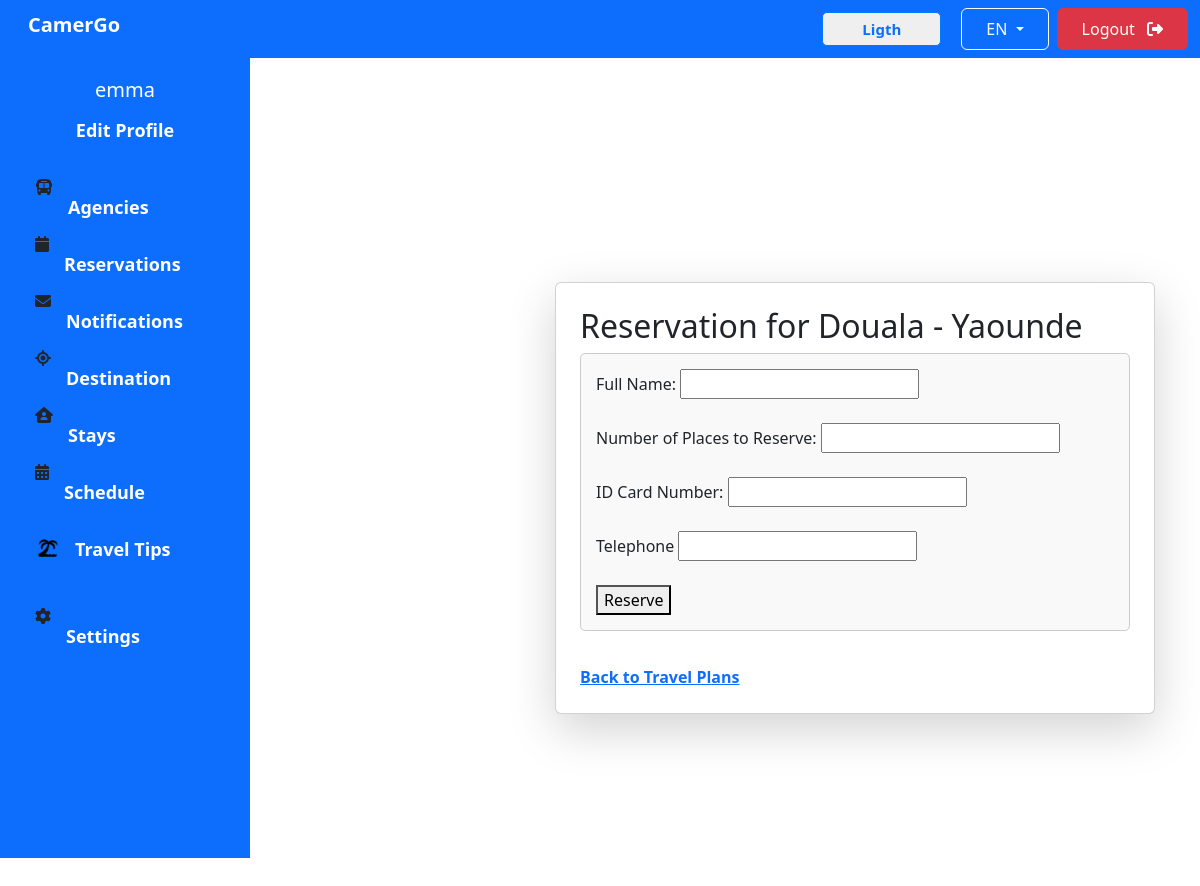
Screenshot of /reservation/1/ (signed in) with the database file from the repository.
### accounts/models.py (models this page shows, shortened)
class CustomUser(AbstractUser):
    ROLE_CHOICES = [
        ('admin', 'Admin'),
        ('accommodation_receptionist', 'Accommodation_Receptionist'),
        ('agency_receptionist', 'Agency_Receptionist'),
        ('client', 'Client'),
    ]
    roles = models.CharField(max_length=50, choices=ROLE_CHOICES, null=True, blank=True, default='client')

class TravelPlan(models.Model):
    STATUS_CHOICES = [
        ('complete', 'Complete'),
        ('active', 'Active'),
    ]
    departure = models.CharField(max_length=100)
    time = models.TimeField()
    price = models.DecimalField(max_digits=10, decimal_places=2)
    type = models.CharField(max_length=255, default='simple')
    date = models.DateField()
    destination = models.CharField(max_length=100)
    number_of_places = models.PositiveIntegerField()
    number_of_available_places = models.PositiveIntegerField()
    status = models.CharField(max_length=10, choices=STATUS_CHOICES, default='active')
    agency = models.ForeignKey(Agency, on_delete=models.CASCADE)

### accounts/views.py (the view, shortened to what this page needs)
# urls.py: path('reservation/<int:pk>/', views.reservation, name='reservation'),
def reservation(request, pk):
    travel_plan = get_object_or_404(TravelPlan, pk=pk)
    return render(request, 'pages/UserDashboard/reservation.html',  {'travel_plan': travel_plan})

### accounts/templates/pages/UserDashboard/reservation.html (shortened to what this page needs)
{% extends "pages/UserDashboard/base.html" %}
{% load static %}
{% block content %}
    <div class="content">
        <div class="container d-flex justify-content-center align-items-center min-vh-100">
            <div class="card p-4 shadow-lg" style="max-width: 600px; width: 100%;">
                <h2 class="">Reservation for {{ travel_plan.departure }} - {{ travel_plan.destination }}</h2>
                <form method="post" action="{% url 'reservation' travel_plan.pk %}" class="reservation">
                    <div>
                        <label for="full_name">Full Name:</label>
                        <input type="text" id="full_name" name="full_name" required>
                    </div>
                    <br>
                    <div>
                        <label for="number_of_places">Number of Places to Reserve:</label>
                        <input type="number" name="number_of_places" id="number_of_places" min="1" required>
                    </div>
                    <br>
                    <div>
                        <label for="id_card_number">ID Card Number:</label>
                        <input type="text" name="id_card_number" id="id_card_number" required>
                    </div>
                    <br>
                    <div>
                        <label for="phone_number">Telephone</label>
                        <input type="tel" id="phone_number" name="phone_number" required>
                    </div>
                    <br>
                    <button type="submit">Reserve</button>
                </form>
                <br>
                <a href="{% url 'list_all_travel_plans' %}">Back to Travel Plans</a>
            </div>
        </div>
    </div>
{% endblock %}

### accounts/templates/pages/UserDashboard/base.html (shortened to what this page needs)
{% load static %}
<!DOCTYPE html>
<html lang="en">
<head>
    <link rel="stylesheet" href="{% static 'css/UserDashboard/destination.css' %}">
    <link rel="stylesheet" href="{% static 'css/UserDashboard/agency.css' %}">
    <link rel="stylesheet" href="{% static 'css/UserDashboard/stays.css' %}">
    <link rel="stylesheet" href="{% static 'css/UserDashboard/reservation.css' %}">
    <link href="https://cdn.jsdelivr.net/npm/bootstrap@5.3.3/dist/css/bootstrap.min.css" rel="stylesheet">
    <link rel="stylesheet" href="../../../static/css/basic.css">
     <link rel="stylesheet" href="https://cdnjs.cloudflare.com/ajax/libs/font-awesome/6.5.2/css/all.min.css"
 />
</head>
<body>
    <nav class="navbar navbar-expand-lg navbar-light bg-primary">
        <div class="container-fluid">
            <h4 class="navbar-brand text-white fw-bold ms-3">CamerGo</h4>
            <div class="d-flex align-items-center ms-auto">
                <button class="btn1"><a href="#" class="text-decoration-none px-4 py-2" id="darkModeToggle">Ligth</a></button>
                <div class="dropdown me-2">
                    <button class="btn px-4 py-2 btn-outline-light dropdown-toggle" type="button" id="languageDropdown" data-bs-toggle="dropdown" aria-expanded="false">
                        EN
                    </button>
                </div>
                <div class="">
                    <a href="{% url 'logout' %}" class="btn btn-danger px-4 py-2">Logout <i class="ms-2 fa-solid fa-right-from-bracket"></i></a></div>
            </div>
        </div>
    </nav>
    <div class="sidebar bg-primary">
        <div class="profile">
            {% if user.is_authenticated %}
                <h5>{{ user.username }}</h5>
            {% else %}
                <h5>Hello, Guest!</h5>
            {% endif %}
            <a href="{% url 'create_profile' %}" class="text-white">Edit Profile</a>
        </div>
        <div class="menu">
            <div class="menu-item">
                <i class="fa-solid fa-bus"></i>
                <a href="{% url 'list_agency' %}">Agencies</a>
            </div>
            <div class="menu-item">
                <i class="fa-solid fa-calendar"></i>
                <a href="{% url 'list_client_reservations' %}">Reservations</a>
            </div>
            <div class="menu-item">
                <i class="fa-solid fa-envelope"></i>
                <a href="{% url 'notifications' %}">Notifications</a>
            </div>
            <div class="menu-item1">
                <i class="fa-solid fa-location-crosshairs"></i>
                <a href="{% url 'destination' %}">Destination</a>
            </div>
            <div class="menu-item">
                <i class="fa-solid fa-house-user"></i>
                <a href="{% url 'accommodation_list' %}">Stays</a>
            </div>
            <div class="menu-item">
                <i class="fa-solid fa-calendar-days"></i>
                <a href="{% url 'list_schedules' %}">Schedule</a>
            </div>
            <div class="menu-item">
                <img src="./../../../static/image/logos/Beach.png" alt="Travel Tips">
                <a href="{% url 'tips' %}">Travel Tips</a>
            </div>
            <div class="settings">
                <i class="fa-solid fa-gear"></i>
                <a href="#">Settings</a>
            </div>
        </div>
    </div>
    <main>{% block content %} {% endblock %}</main>
</body>

### accounts/static/css/UserDashboard/destination.css (style rules this page uses)
body { font-family: "Space Grotesk", sans-serif; }
.navbar { position:fixed; }
.navbar .btn1 { text-decoration: none; border: solid #007BFF 1px; border-radius: 5px; margin-right: 20px; padding: 5px 15px; font-size: 15px; font-weight: bold; }
.sidebar { width: 250px; background-color: #4db8ff; padding-top: 20px; height: 100vh; position: fixed; }
.menu-item { display: flex; }
.menu-item img { width: 25px; height: 35px; margin-top: 10px; }
.menu-item1 { display: flex; }
.settings { display: flex; margin-top: 30px; }
.sidebar a { padding: 15px; text-decoration: none; font-size: 18px; color: white; display: block; }
.sidebar .menu { padding-left: 35px; }
.sidebar .profile { text-align: center; padding-bottom: 20px; }
.sidebar .profile h5 { color: white; margin: 0; }
.content { margin-left: 250px; padding: 20px; }

### accounts/static/css/UserDashboard/agency.css (style rules this page uses)
body { font-family: "Space Grotesk", sans-serif; }
.navbar { position:fixed; bottom: 0; right: 0; }
.navbar .btn1 { text-decoration: none; border: solid #007BFF 1px; border-radius: 5px; margin-right: 20px; padding: 5px 15px; font-size: 15px; font-weight: bold; }
.sidebar { width: 250px; background-color: #4db8ff; padding-top: 20px; height: 100vh; position: fixed; }
.menu-item { display: flex; }
.menu-item img { width: 25px; height: 35px; margin-top: 10px; }
.menu-item1 { display: flex; }
.settings { display: flex; margin-top: 30px; }
.sidebar a { padding: 15px; text-decoration: none; font-size: 18px; color: white; display: block; transition: all 1s; }
.sidebar .menu { padding-left: 35px; }
.sidebar .profile { text-align: center; padding-bottom: 20px; }
.sidebar .profile h5 { color: white; margin: 0; }
.content { margin-left: 250px; padding: 20px; }
a { text-decoration: none; color: white; font-weight: bold; transition: all 0.2s ease; }
.card { margin-left: 260px; }

### accounts/static/css/UserDashboard/stays.css (style rules this page uses)
body { font-family: Arial, sans-serif; }
.navbar { position:fixed; bottom: 0; right: 0; }
.navbar .btn1 { text-decoration: none; border: solid #007BFF 1px; border-radius: 5px; margin-right: 20px; padding: 5px 15px; font-size: 15px; font-weight: bold; }
.sidebar { width: 250px; background-color: #4db8ff; padding-top: 20px; height: 100vh; position: fixed; }
.menu-item { display: flex; }
.menu-item img { width: 25px; height: 35px; margin-top: 10px; }
.menu-item1 { display: flex; }
.settings { display: flex; margin-top: 30px; }
.sidebar a { padding: 15px; text-decoration: none; font-size: 18px; color: white; display: block; }
.sidebar .menu { padding-left: 35px; }
.sidebar .profile { text-align: center; padding-bottom: 20px; }
.sidebar .profile h5 { color: white; margin: 0; }
.content { margin-left: 250px; padding: 20px; }
.navbar { position:relative; }
.content { margin-left: 250px; margin-top: 20px; padding: 20px; }

### accounts/static/css/UserDashboard/reservation.css (style rules this page uses)
.reservation { border: 1px solid #ccc; padding: 15px; margin-bottom: 10px; border-radius: 5px; background-color: #f9f9f9; }

### rows the page displays
CustomUser: username "emma"
TravelPlan: departure "Douala", destination "Yaounde"
